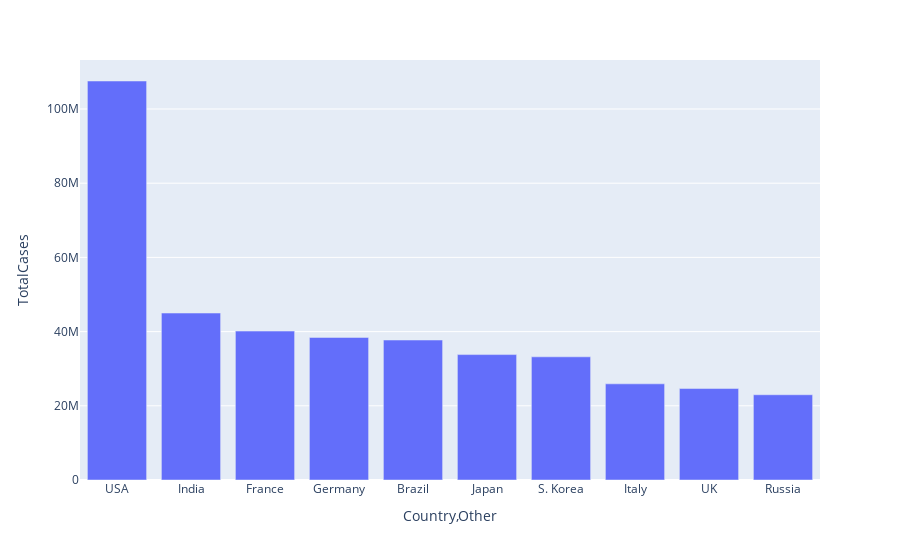

The code cell stored with this chart in its notebook:
### Code cell
import plotly.express as px
fig = px.bar(df[0:10], x='Country,Other', y='TotalCases')
fig.show()

### Figure 1 — Plotly figure (JSON) as saved in the notebook; plotly's stock layout.template omitted (floating-point values rounded to 4 significant figures)
{"data": [{"alignmentgroup": "True", "hovertemplate": "Country,Other=%{x}<br>TotalCases=%{y}<extra></extra>", "legendgroup": "", "marker": {"color": "#636efa", "pattern": {"shape": ""}}, "name": "", "offsetgroup": "", "orientation": "v", "showlegend": false, "textposition": "auto", "type": "bar", "x": ["USA", "India", "France", "Germany", "Brazil", "Japan", "S. Korea", "Italy", "UK", "Russia"], "xaxis": "x", "y": [107545727, 44995802, 40138560, 38428685, 37728415, 33803572, 33201796, 25918253, 24651375, 22977274], "yaxis": "y"}], "layout": {"barmode": "relative", "legend": {"tracegroupgap": 0}, "margin": {"t": 60}, "xaxis": {"anchor": "y", "domain": [0, 1], "title": {"text": "Country,Other"}}, "yaxis": {"anchor": "x", "domain": [0, 1], "title": {"text": "TotalCases"}}}}
